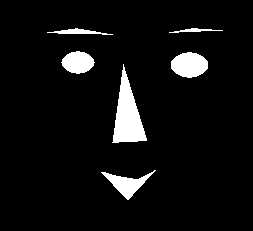
%> input picture MP #1/face.bmp, 253 x 231 px
$ octave --eval "result = CCL('face.bmp');"   (GNU Octave 9; MATLAB toolbox functions it lacks are replaced by stand-ins)
%> lines starting %> are read from the running program, lines starting %| are printed output that depends on the picture; in (x1, y1, x2, y2) boxes, pixels count from 0 and x2, y2 are one past the last pixel; in counts of white or black regions, pixels touching at a corner belong together; the program's own positions count from 1
% Alex Gangwish
% EECS 332 MP #1
% Connected Component Labeling

function [label_img, num] = CCL(img, size_filter)
%> called with img = 'face.bmp'
%CCL Connected Component Labeling for a binary image
%   Takes as input img, a binary image; and size_filter, the pixel area
%   threshold below which components are ignored; Returns label_img, a
%   representation of img with connected components labeled; and num, the
%   total number of distinct connected components.

bitmap = imread(img);               % read in the image
%> bitmap: size 231x253 logical; 6.1% white; 6 white regions, box (x1, y1, x2, y2) and area: (112, 64, 147, 143) 1377, (171, 52, 208, 78) 730, (101, 170, 156, 200) 579, (61, 51, 95, 74) 558, (47, 28, 113, 35) 204, (169, 28, 223, 33) 114
label_img = zeros(size(bitmap));    % location for output
L = 0;                              % region counter
e_table = [0,0];                    % equivalency table

% First loop over image
for u = 1:size(bitmap, 1)
    for v = 1:size(bitmap, 2)
       if (bitmap(u, v) == 1)
         lu = label_img(u-1, v);
         ll = label_img(u, v-1);
         if (lu == ll) && (lu ~= 0) && (ll ~= 0)    % adjacent labels are the same
             label_img(u, v) = lu;
         elseif (lu ~= ll) && ~(lu && ll)           % one of the labels is 0
             label_img(u, v) = max(lu, ll);
         elseif (lu ~= ll) && (lu > 0) && (ll > 0)  % both labels are different
             label_img(u, v) = min(lu, ll);
             if ~sum(ismember(e_table, [lu, ll], 'rows'))
                e_table = [e_table; [lu, ll]];  % place pair in equivalency table
             end
         else
             L = L + 1;         % increment the label counter
             label_img(u, v) = L;
         end
       else
           label_img(u, v) = 0;
       end
    end
end
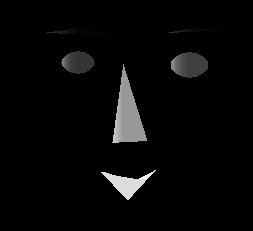
%> label_img: size 231x253 double; min 0, max 52, mean 1.5; drawn with min black and max white
%> after the loop, L = 52; e_table = 50 rows, first 12: [0 0; 1 3; 2 4; 3 5; 4 6; 5 7; 6 8; 7 9; 8 10; 11 12; 12 14; 13 15]; ll = 45; lu = 45

% Consolidate connected component labels
while size(e_table, 1) > 0
    for u = 1:size(label_img, 1)
        for v = 1:size(label_img, 2)
            % if pixel has a smaller equivalent label, switch to that label
            if max(e_table(size(e_table, 1), :)) == label_img(u, v)
                label_img(u, v) = min(e_table(size(e_table, 1), :));
            end
        end
    end
    % replace value of larger label with smaller equivalent in whole table
    e_table(e_table == max(e_table(size(e_table, 1),:))) = min(e_table(size(e_table,1),:));
    e_table = e_table(1:size(e_table)-1, :);
end
%> this loop made 50 passes
%> e_table on passes 44 to 49: [0 0; 1 3; 2 4; 3 5; 4 6; 5 7], [0 0; 1 3; 2 4; 3 5; 4 6], [0 0; 1 3; 2 4; 3 5], [0 0; 1 3; 2 4], [0 0; 1 3], [0 0]
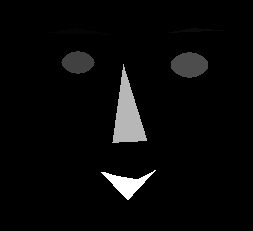
%> label_img: size 231x253 double; 2.81% of pixels changed, all inside (x1, y1, x2, y2) = (47, 29, 191, 200); drawn with min black and max white

% get unique labels
labels = unique(label_img);
%> labels = [0; 1; 2; 11; 13; 31; 43]
labels = labels(2:end, :);
%> labels = [1; 2; 11; 13; 31; 43]
num = size(labels, 1);
%> num = 6

% remove components if smaller than size_filter
for i = 1:num
    if exist('size_filter', 'var')
        counts = histc(label_img(:), labels(i));
        if counts < size_filter
           label_img(label_img == labels(i)) = 0;
           labels(i) = 0;
        end
    end
end
%> this loop made 6 passes

% remove labels that were too small
labels = labels(labels ~= 0);
num = size(labels, 1);

% replace existing labels with numeric order labels
for i = 1:num
    label_img(label_img == labels(i)) = i;
end
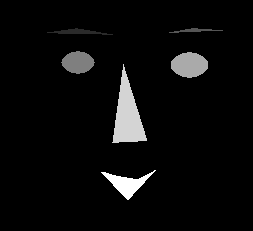
%> label_img: size 231x253 double; 5.55% of pixels changed, all inside (x1, y1, x2, y2) = (61, 51, 208, 200); drawn with min black and max white

dlmwrite('output.csv', label_img);

end
